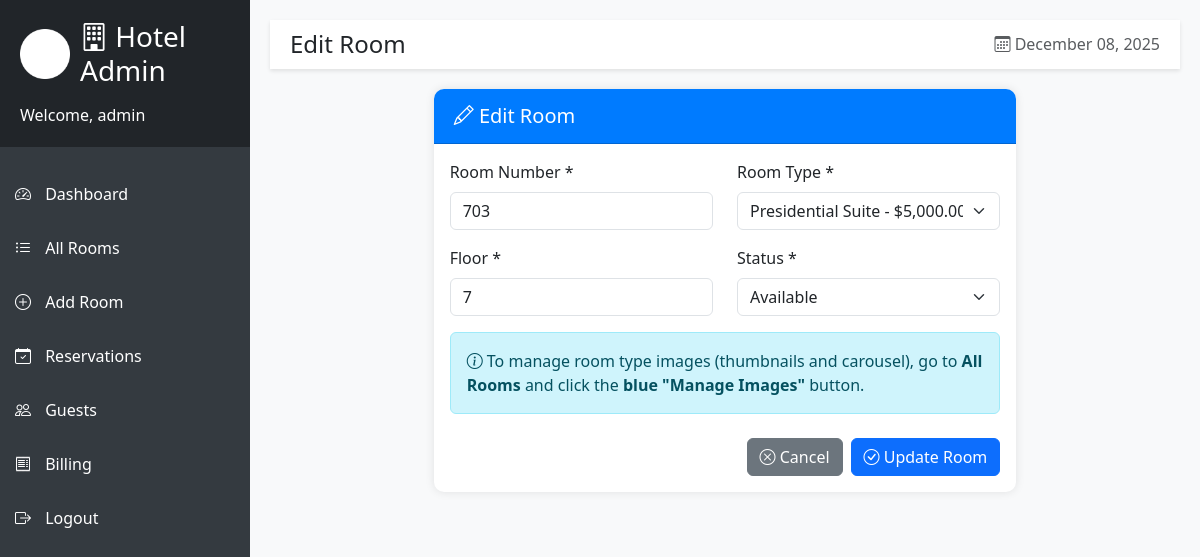
/admin/edit-room.php?id=17 (signed in), run on an earlier commit of the app's database.
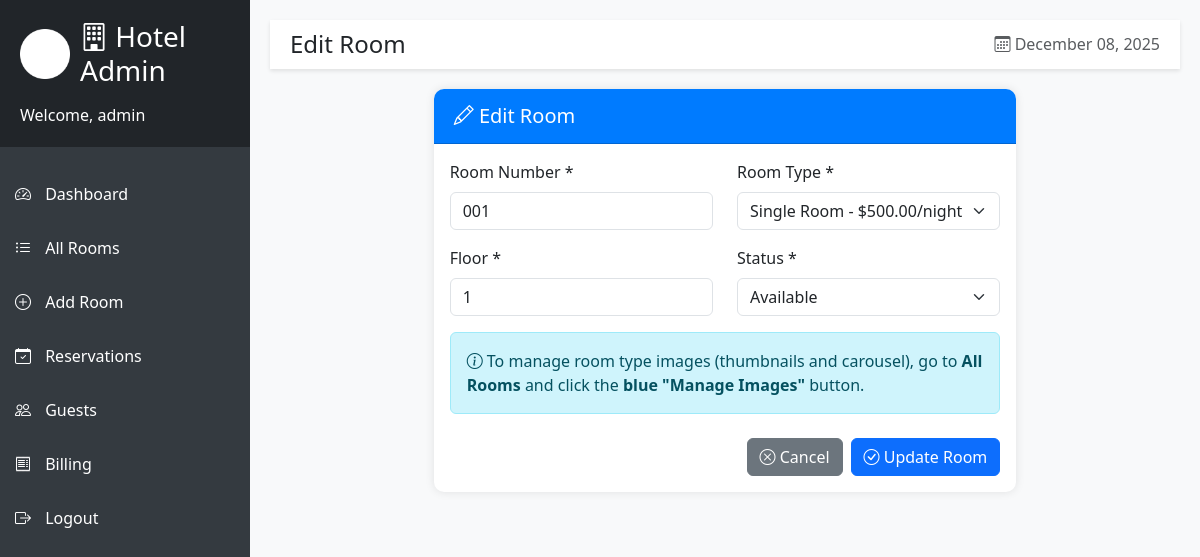
And on a later commit of the database.
### tables this page shows
CREATE TABLE room (
        room_id INTEGER PRIMARY KEY AUTOINCREMENT,
        room_number TEXT NOT NULL UNIQUE,
        room_type_id INTEGER NOT NULL,
        status TEXT NOT NULL DEFAULT 'Available',
        floor TEXT NOT NULL,
        FOREIGN KEY (room_type_id) REFERENCES room_type(room_type_id) ON DELETE CASCADE
    );

CREATE TABLE room_type (
        room_type_id INTEGER PRIMARY KEY AUTOINCREMENT,
        type_name TEXT NOT NULL,
        nightly_rate REAL NOT NULL,
        max_guests INTEGER NOT NULL,
        description TEXT,
        thumbnail TEXT,
        image1 TEXT,
        image2 TEXT,
        image3 TEXT,
        image4 TEXT,
        image5 TEXT
    );

### config/db.php (called while the page is built, shortened)
<?php
function db_fetch_all($result) {
    $rows = [];
    while ($row = $result->fetchArray(SQLITE3_ASSOC)) {
        $rows[] = $row;
    }
    return $rows;
}
?>

### admin/edit-room.php (the view, shortened to what this page needs)
<?php
require_once '../config/db.php';
include 'includes/header.php';
include 'includes/sidebar.php';
$room_id = intval($_GET['id']);
$room_types_query = "SELECT * FROM room_type ORDER BY type_name";
$room_types_result = $conn->query($room_types_query);
$room_types = db_fetch_all($room_types_result);
$stmt = $conn->prepare("SELECT * FROM room WHERE room_id = ?");
$stmt->bindValue(1, $room_id, SQLITE3_INTEGER);
$result = $stmt->execute();
$room = $result->fetchArray(SQLITE3_ASSOC);
?>
<div class="container-fluid">
    <div class="row justify-content-center">
        <div class="col-lg-8">
            <div class="card">
                <div class="card-header">
                    <h5 class="mb-0"><i class="bi bi-pencil"></i> Edit Room</h5>
                </div>
                <div class="card-body">
                    <form method="POST" enctype="multipart/form-data">
                        <div class="row">
                            <div class="col-md-6 mb-3">
                                <label class="form-label">Room Number *</label>
                                <input type="text" class="form-control" name="room_number"
                                       value="<?php echo htmlspecialchars($room['room_number']); ?>" required>
                            </div>
                            <div class="col-md-6 mb-3">
                                <label class="form-label">Room Type *</label>
                                <select class="form-select" name="room_type_id" required>
                                    <?php foreach ($room_types as $type): ?>
                                        <option value="<?php echo $type['room_type_id']; ?>"
                                                <?php echo $type['room_type_id'] == $room['room_type_id'] ? 'selected' : ''; ?>>
                                            <?php echo htmlspecialchars($type['type_name']); ?> - $<?php echo number_format($type['nightly_rate'], 2); ?>/night
                                        </option>
                                    <?php endforeach; ?>
                                </select>
                            </div>
                        </div>
                        <div class="row">
                            <div class="col-md-6 mb-3">
                                <label class="form-label">Floor *</label>
                                <input type="text" class="form-control" name="floor"
                                       value="<?php echo htmlspecialchars($room['floor']); ?>" required>
                            </div>
                            <div class="col-md-6 mb-3">
                                <label class="form-label">Status *</label>
                                <select class="form-select" name="status" required>
                                    <option value="Available" <?php echo $room['status'] == 'Available' ? 'selected' : ''; ?>>Available</option>
                                </select>
                            </div>
                        </div>
                        <div class="mb-4">
                            <div class="alert alert-info">
                                <i class="bi bi-info-circle"></i>
                                To manage room type images (thumbnails and carousel), go to <strong>All Rooms</strong> and click the <strong>blue "Manage Images"</strong> button.
                            </div>
                        </div>
                        <div class="d-grid gap-2 d-md-flex justify-content-md-end">
                            <a href="all-rooms.php" class="btn btn-secondary">
                                <i class="bi bi-x-circle"></i> Cancel
                            </a>
                            <button type="submit" class="btn btn-primary">
                                <i class="bi bi-check-circle"></i> Update Room
                            </button>
                        </div>
                    </form>
                </div>
            </div>
        </div>
    </div>
</div>
    </div>
</div>
</body>
</html>

What changed in the data, as far as the page shows it:
changed room "Available": room_number "703" → "001"; room_type_id "Presidential Suite - $5,000.00/night" → "Single Room - $500.00/night"; floor "7" → "1"
